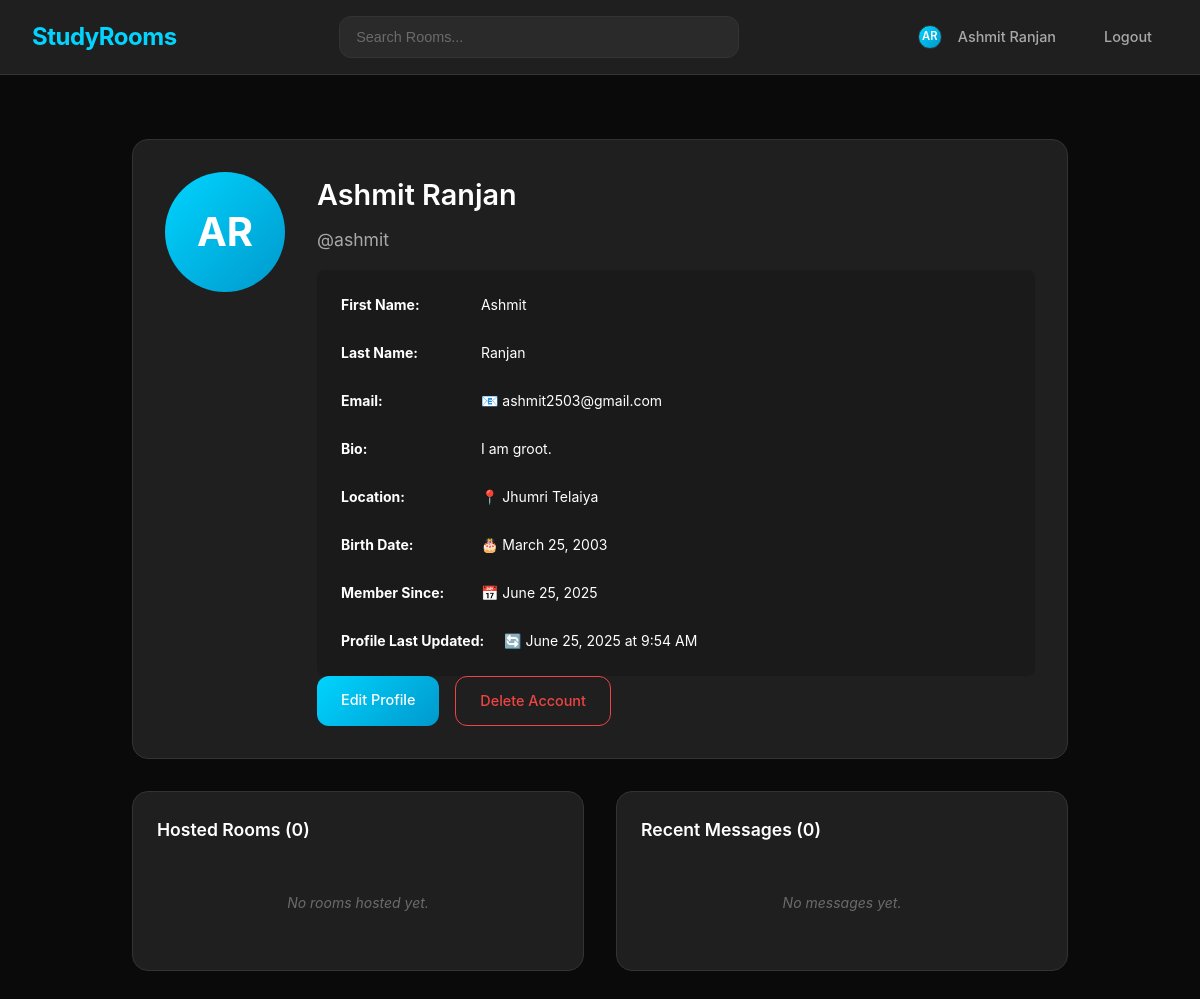
The app's page /profile/ashmit/ (signed in) with its own data.
### base/models.py (models this page shows, shortened)
class UserProfile(models.Model):
    user = models.OneToOneField(User, on_delete=models.CASCADE, related_name='profile')
    bio = models.TextField(max_length=500, blank=True)
    location = models.CharField(max_length=100, blank=True)
    website = models.URLField(blank=True)
    birth_date = models.DateField(null=True, blank=True)
    created = models.DateTimeField(auto_now_add=True)
    updated = models.DateTimeField(auto_now=True)

### base/views.py (the view)
# urls.py: path("profile/<str:username>/", views.user_profile, name="user-profile"),
def user_profile(request, username):
    user = get_object_or_404(User, username=username)
    profile, created = UserProfile.objects.get_or_create(user=user)
    user_rooms = Room.objects.filter(host=user).order_by('-updated')[:5]
    user_messages = Message.objects.filter(user=user).order_by('-created')[:10]
    context = {
        'profile_user': user,
        'profile': profile,
        'user_rooms': user_rooms,
        'user_messages': user_messages,
        'is_own_profile': request.user == user
    }
    return render(request, 'base/user_profile.html', context)

### base/templates/base/user_profile.html (shortened to what this page needs)
{% extends 'main.html' %}
{% block content %}
<div class="profile-container">
    <div class="profile-header">
        <div class="profile-pic-container">
            <div class="default-profile-pic">
                {{ profile_user.first_name.0|default:profile_user.username.0|upper }}{% if profile_user.last_name %}{{ profile_user.last_name.0|upper }}{% endif %}
            </div>
        </div>
        <div class="profile-info">
            <h1>{{ profile_user.get_full_name|default:profile_user.username }}</h1>
            <div class="username">@{{ profile_user.username }}</div>
            <div class="profile-details">
                {% if profile_user.first_name %}
                    <div class="detail-item">
                        <strong>First Name:</strong> {{ profile_user.first_name }}
                    </div>
                {% endif %}
                {% if profile_user.last_name %}
                    <div class="detail-item">
                        <strong>Last Name:</strong> {{ profile_user.last_name }}
                    </div>
                {% endif %}
                {% if profile_user.email %}
                    <div class="detail-item">
                        <strong>Email:</strong> 📧 {{ profile_user.email }}
                    </div>
                {% endif %}
                {% if profile.bio %}
                    <div class="detail-item">
                        <strong>Bio:</strong> {{ profile.bio }}
                    </div>
                {% endif %}
                {% if profile.location %}
                    <div class="detail-item">
                        <strong>Location:</strong> 📍 {{ profile.location }}
                    </div>
                {% endif %}
                {% if profile.birth_date %}
                    <div class="detail-item">
                        <strong>Birth Date:</strong> 🎂 {{ profile.birth_date|date:"F j, Y" }}
                    </div>
                {% endif %}
                <div class="detail-item">
                    <strong>Member Since:</strong> 📅 {{ profile_user.date_joined|date:"F j, Y" }}
                </div>
                <div class="detail-item">
                    <strong>Profile Last Updated:</strong> 🔄 {{ profile.updated|date:"F j, Y \a\t g:i A" }}
                </div>
            </div>
            {% if is_own_profile %}
                <div class="profile-actions">
                    <a href="{% url 'edit-profile' %}" class="btn-edit-profile">Edit Profile</a>
                    <a href="{% url 'delete-profile' %}" class="btn-delete-profile">Delete Account</a>
                </div>
            {% endif %}
        </div>
    </div>
    <div class="profile-content">
        <div class="profile-section">
            <h3>Hosted Rooms ({{ user_rooms|length }})</h3>
            {% if user_rooms %}
                {% for room in user_rooms %}
                    <div class="profile-room-card">
                        <h4><a href="{% url 'room' room.id %}">{{ room.name }}</a></h4>
                        <div class="room-topic">{{ room.topic.name }}</div>
                        <div class="room-updated">Updated {{ room.updated|timesince }} ago</div>
                    </div>
                {% endfor %}
            {% else %}
                <div class="no-content">
                    No rooms hosted yet.
                </div>
            {% endif %}
        </div>
        <div class="profile-section">
            <h3>Recent Messages ({{ user_messages|length }})</h3>
            {% if user_messages %}
                {% for message in user_messages %}
                    <div class="profile-message">
                        <div class="message-content">{{ message.body|truncatewords:20 }}</div>
                        <div class="message-meta">
                            in <a href="{% url 'room' message.room.id %}">{{ message.room.name }}</a> •
                            {{ message.created|timesince }} ago
                        </div>
                    </div>
                {% endfor %}
            {% else %}
                <div class="no-content">
                    No messages yet.
                </div>
            {% endif %}
        </div>
    </div>
</div>
{% endblock content %}

### templates/navbar.html
<nav class="navbar">
    <div class="navbar-content">
        <div class="logo">
            <a href="/">
                <h1>StudyRooms</h1>
            </a>
        </div>
        <form class="search-form" action="{% url 'home' %}" method="GET">
            <input type="text" name="q" placeholder="Search Rooms..." value="{{ request.GET.q }}">
        </form>
        <div class="auth-links">
            {% if request.user.is_authenticated %}
                <a href="{% url 'user-profile' request.user.username %}" class="profile-link">
                    <div class="navbar-profile-pic" style="background: var(--accent-gradient); display: flex; align-items: center; justify-content: center; color: white; font-weight: 600; font-size: 0.7rem;">
                        {{ request.user.first_name.0|default:request.user.username.0|upper }}{% if request.user.last_name %}{{ request.user.last_name.0|upper }}{% endif %}
                    </div>
                    {{ request.user.get_full_name|default:request.user.username }}
                </a>
                <a href="{% url 'logout' %}">Logout</a>
            {% else %}
                <a href="{% url 'login' %}">Login</a>
                <a href="{% url 'register' %}">Sign Up</a>
            {% endif %}
        </div>
    </div>
</nav>

### static/style.css (style rules this page uses)
:root { --bg-primary: #0a0a0b; --bg-secondary: #1a1a1b; --bg-tertiary: #2a2a2b; --bg-card: #1f1f20; --text-primary: #ffffff; --text-secondary: #a8a8a8; --text-muted: #6b6b6b; --accent-primary: #00d4ff; --accent-hover: #00bce6; --accent-gradient: linear-gradient(135deg, #00d4ff, #0099cc); --border-primary: #333333; --border-secondary: #2a2a2a; --success: #10b981; --error: #ef4444; --warning: #f59e0b; --shadow: 0 4px 20px rgba(0, 0, 0, 0.3); --shadow-lg: 0 8px 40px rgba(0, 0, 0, 0.4); --border-radius: 12px; --border-radius-lg: 16px; --transition: all 0.2s ease; }
* { margin: 0; padding: 0; box-sizing: border-box; }
body { font-family: -apple-system, BlinkMacSystemFont, 'Segoe UI', 'Inter', 'Roboto', sans-serif; background: var(--bg-primary); color: var(--text-primary); line-height: 1.6; min-height: 100vh; font-size: 14px; overflow-x: hidden; }
.navbar { background: var(--bg-card); border-bottom: 1px solid var(--border-primary); padding: 1rem 0; position: sticky; top: 0; z-index: 100; backdrop-filter: blur(20px); }
.navbar-content { display: flex; justify-content: space-between; align-items: center; max-width: 100%; margin: 0 auto; padding: 0 2rem; }
.logo h1 { color: var(--accent-primary); font-size: 1.5rem; font-weight: 700; letter-spacing: -0.5px; }
.logo a { text-decoration: none; }
.search-form { flex: 1; max-width: 400px; margin: 0 2rem; }
.search-form input { width: 100%; padding: 0.75rem 1rem; background: var(--bg-tertiary); border: 1px solid var(--border-primary); border-radius: var(--border-radius); color: var(--text-primary); font-size: 0.9rem; transition: var(--transition); }
.search-form input::placeholder { color: var(--text-muted); }
.auth-links { display: flex; align-items: center; gap: 1rem; }
.auth-links a, .auth-links p { color: var(--text-secondary); text-decoration: none; font-weight: 500; padding: 0.5rem 1rem; border-radius: var(--border-radius); transition: var(--transition); font-size: 0.9rem; }
.profile-link { display: flex !important; align-items: center !important; gap: 0.5rem !important; }
.navbar-profile-pic { width: 24px; height: 24px; border-radius: 50%; object-fit: cover; margin-right: 0.5rem; border: 1px solid var(--border-primary); }
.profile-link { display: flex !important; align-items: center !important; }
.profile-container { max-width: 1000px; margin: 0 auto; padding: 2rem; }
.profile-header { background: var(--bg-card); border: 1px solid var(--border-primary); border-radius: var(--border-radius-lg); padding: 2rem; margin-bottom: 2rem; display: flex; gap: 2rem; align-items: flex-start; }
.profile-pic-container { flex-shrink: 0; }
.default-profile-pic { width: 120px; height: 120px; border-radius: 50%; background: var(--accent-gradient); display: flex; align-items: center; justify-content: center; font-size: 2.5rem; font-weight: 700; color: white; }
.profile-info { flex: 1; }
.profile-info h1 { color: var(--text-primary); margin-bottom: 0.5rem; font-size: 1.8rem; font-weight: 600; }
.username { color: var(--text-secondary); font-size: 1.1rem; margin-bottom: 1rem; }
.profile-actions { display: flex; gap: 1rem; }
.btn-edit-profile, .btn-delete-profile { padding: 0.75rem 1.5rem; border-radius: var(--border-radius); text-decoration: none; font-weight: 500; font-size: 0.9rem; transition: var(--transition); }
.btn-edit-profile { background: var(--accent-gradient); color: white; }
.btn-delete-profile { background: transparent; color: var(--error); border: 1px solid var(--error); }
.profile-content { display: grid; grid-template-columns: 1fr 1fr; gap: 2rem; }
.profile-section { background: var(--bg-card); border: 1px solid var(--border-primary); border-radius: var(--border-radius-lg); padding: 1.5rem; }
.profile-section h3 { color: var(--text-primary); margin-bottom: 1rem; font-size: 1.1rem; font-weight: 600; }
.no-content { color: var(--text-muted); font-style: italic; text-align: center; padding: 2rem; }

### base/templates/base/user_profile.html (style rules this page uses)
.profile-details { margin-top: 1rem; background: var(--bg-secondary); padding: 1.5rem; border-radius: 8px; border: 1px solid var(--border-color); }
.detail-item { margin-bottom: 0.8rem; padding-bottom: 0.8rem; border-bottom: 1px solid var(--border-color); }
.detail-item:last-child { margin-bottom: 0; padding-bottom: 0; border-bottom: none; }
.detail-item strong { color: var(--text-primary); display: inline-block; min-width: 120px; margin-right: 1rem; }

### records on screen
UserProfile: bio "I am groot.", location "Jhumri Telaiya", birth_date "March 25, 2003", updated "June 25, 2025 at 9:54 AM"

### other values on screen
{{ request.user.first_name.0|default:request.user.username.0|upper }} "A"
{{ request.user.last_name.0|upper }} "R"
{{ request.user.get_full_name|default:request.user.username }} "Ashmit Ranjan"
{{ profile_user.first_name.0|default:profile_user.username.0|upper }} "A"
{{ profile_user.last_name.0|upper }} "R"
{{ profile_user.get_full_name|default:profile_user.username }} "Ashmit Ranjan"
{{ profile_user.username }} "ashmit"
{{ profile_user.first_name }} "Ashmit"
{{ profile_user.last_name }} "Ranjan"
{{ profile_user.email }} "ashmit2503@gmail.com"
{{ profile_user.date_joined|date:"F j, Y" }} "June 25, 2025"
{{ user_rooms|length }} "0"
{{ user_messages|length }} "0"
